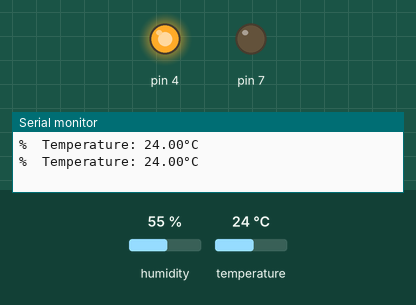
Bench run of a sketch on a simulated Arduino Uno, built with avr-gcc and run on an emulated ATmega328P. On the bench: output pins drawn as LEDs (lit = HIGH), the last lines printed to the serial monitor. The inputs (shaded band) are chosen by the test bench; at power-on: temperature 24 °C, humidity 55 %.

Above: at 7.8 s.
7.9 s: temperature set to 28 °C
At 14.5 s:
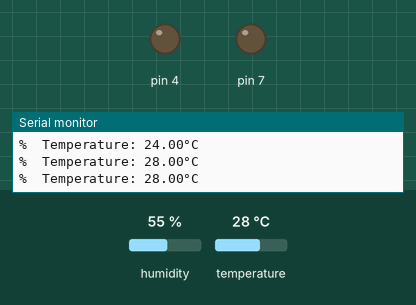
15.0 s: temperature set to 30 °C
At 15.7 s:
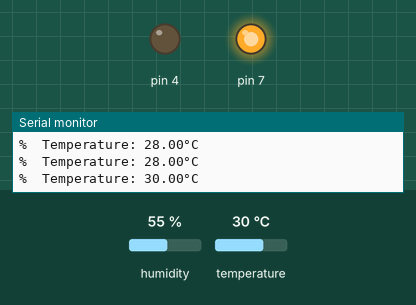
22.1 s: temperature set to 12 °C
At 27.8 s:
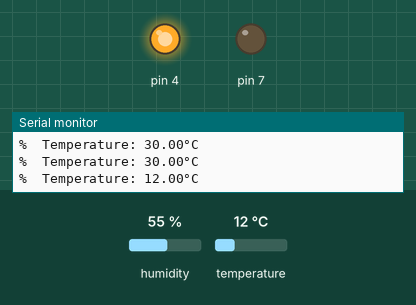
29.2 s: temperature set to 33 °C
At 34.4 s:
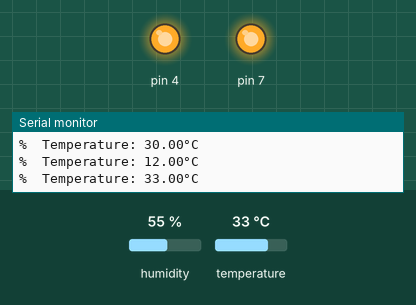
36.3 s: temperature set to 19 °C
At 39.9 s:
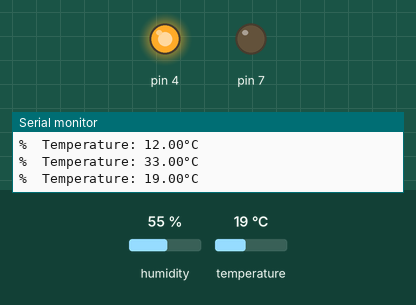
Timing chart, 0 to 41.4 s (numbered marks = the images above; inputs shaded):
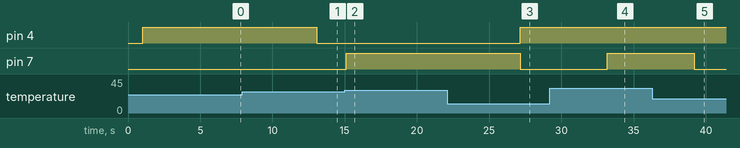

The sketch:

sketch_oct29a_copy_20221207131125.ino
```cpp
#include <DHT_U.h>

#define DHTPIN 2
#define DHTTYPE DHT11
DHT dht(DHTPIN, DHTTYPE);

void setup() {
  Serial.begin(9600);

  dht.begin();
  pinMode(4, OUTPUT);
  pinMode(7, OUTPUT);
}

void loop() {

  delay(1000);

  float t = dht.readTemperature();

  if (isnan(t)) {
    Serial.println(F("Error with sensor!"));
    return;
  }

  Serial.print(F("%  Temperature: "));
  Serial.print(t);
  Serial.print(F("°C "));
  Serial.print('\n');

  if (t > 28) {
    digitalWrite(7, HIGH);
    delay(5000);
    return;
  } else {
    digitalWrite(7, LOW);
  }

  if (t < 27) {
    digitalWrite(4, HIGH);
    delay(5000);
    return;
  } else {
    digitalWrite(4, LOW);
  }
}
```

Measured:
- the behaviour switches between 26 and 27 °C on temperature (found by bisection; images 0 and 1)
- the behaviour switches between 28 and 29 °C on temperature (found by bisection; images 1 and 2)
- after the input at 7.9 s, pin 4: HIGH → LOW after 5.2 s
- after the input at 15.0 s, pin 7: LOW → HIGH after 0.10 s
- after the input at 22.1 s, pin 4: LOW → HIGH after 5.0 s; pin 7: HIGH → LOW after 5.0 s
- after the input at 29.2 s, pin 7: LOW → HIGH after 4.0 s
- after the input at 36.3 s, pin 7: HIGH → LOW after 2.9 s
